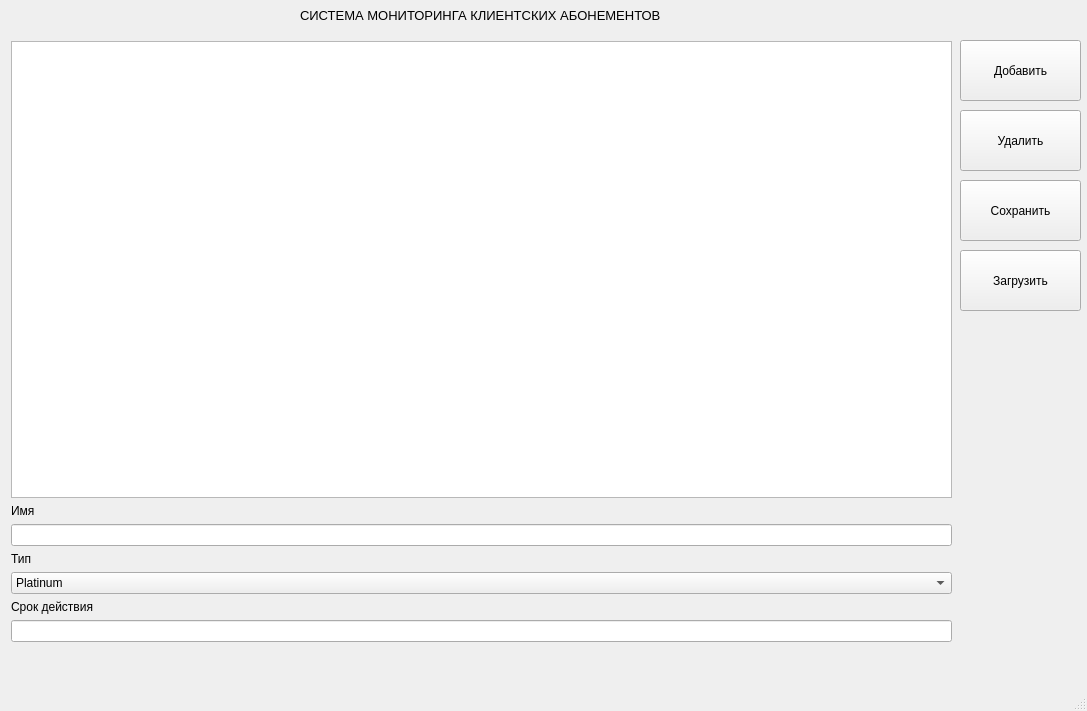
<?xml version="1.0" encoding="UTF-8"?>
<ui version="4.0">
 <class>MainWindow</class>
 <widget class="QMainWindow" name="MainWindow">
  <property name="geometry">
   <rect>
    <x>0</x>
    <y>0</y>
    <width>1087</width>
    <height>711</height>
   </rect>
  </property>
  <property name="windowTitle">
   <string>MainWindow</string>
  </property>
  <widget class="QWidget" name="centralwidget">
   <widget class="QPushButton" name="removeButton">
    <property name="geometry">
     <rect>
      <x>960</x>
      <y>110</y>
      <width>121</width>
      <height>61</height>
     </rect>
    </property>
    <property name="text">
     <string>Удалить</string>
    </property>
   </widget>
   <widget class="QPushButton" name="saveButton">
    <property name="geometry">
     <rect>
      <x>960</x>
      <y>180</y>
      <width>121</width>
      <height>61</height>
     </rect>
    </property>
    <property name="text">
     <string>Сохранить</string>
    </property>
   </widget>
   <widget class="QPushButton" name="loadButton">
    <property name="geometry">
     <rect>
      <x>960</x>
      <y>250</y>
      <width>121</width>
      <height>61</height>
     </rect>
    </property>
    <property name="text">
     <string>Загрузить</string>
    </property>
   </widget>
   <widget class="QPushButton" name="addButton">
    <property name="geometry">
     <rect>
      <x>960</x>
      <y>40</y>
      <width>121</width>
      <height>61</height>
     </rect>
    </property>
    <property name="text">
     <string>Добавить</string>
    </property>
   </widget>
   <widget class="QLabel" name="label_4">
    <property name="geometry">
     <rect>
      <x>300</x>
      <y>0</y>
      <width>541</width>
      <height>31</height>
     </rect>
    </property>
    <property name="font">
     <font>
      <pointsize>10</pointsize>
     </font>
    </property>
    <property name="text">
     <string>СИСТЕМА МОНИТОРИНГА КЛИЕНТСКИХ АБОНЕМЕНТОВ</string>
    </property>
   </widget>
   <widget class="QWidget" name="layoutWidget">
    <property name="geometry">
     <rect>
      <x>11</x>
      <y>41</y>
      <width>941</width>
      <height>601</height>
     </rect>
    </property>
    <layout class="QVBoxLayout" name="verticalLayout">
     <item>
      <widget class="QTableView" name="tableView"/>
     </item>
     <item>
      <widget class="QLabel" name="label">
       <property name="text">
        <string>Имя</string>
       </property>
      </widget>
     </item>
     <item>
      <widget class="QLineEdit" name="nameEdit"/>
     </item>
     <item>
      <widget class="QLabel" name="label_2">
       <property name="text">
        <string>Тип</string>
       </property>
      </widget>
     </item>
     <item>
      <widget class="QComboBox" name="typeComboBox">
       <item>
        <property name="text">
         <string>Platinum</string>
        </property>
       </item>
       <item>
        <property name="text">
         <string>Gold</string>
        </property>
       </item>
       <item>
        <property name="text">
         <string>Silver</string>
        </property>
       </item>
      </widget>
     </item>
     <item>
      <widget class="QLabel" name="label_3">
       <property name="text">
        <string>Срок действия</string>
       </property>
      </widget>
     </item>
     <item>
      <widget class="QLineEdit" name="dateEdit"/>
     </item>
    </layout>
   </widget>
  </widget>
  <widget class="QMenuBar" name="menubar">
   <property name="geometry">
    <rect>
     <x>0</x>
     <y>0</y>
     <width>1087</width>
     <height>25</height>
    </rect>
   </property>
  </widget>
  <widget class="QStatusBar" name="statusbar"/>
 </widget>
 <resources/>
 <connections/>
</ui>
